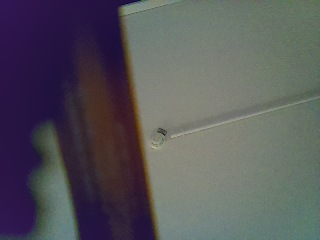
#> input picture last_cam.jpg, 320 x 240 px
$ python cam_dither.py last_cam.jpg
#> lines starting #> are read from the running program, lines starting #| are printed output that depends on the picture
#!/usr/bin/env python3
# Converts camera image to B&W Floyd-Steinberg dithered PNG, outputs base64.
# Usage: python3 cam_dither.py <image_path>
import sys, base64, io
from PIL import Image

path = sys.argv[1]
img = Image.open(path).convert('L')
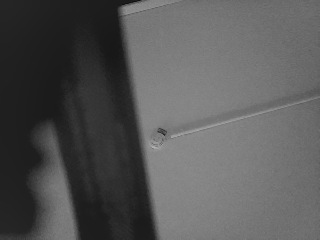
#> img: PIL image 320x240 L; min 15, max 180, mean 86.9
img = img.rotate(-90, expand=True)
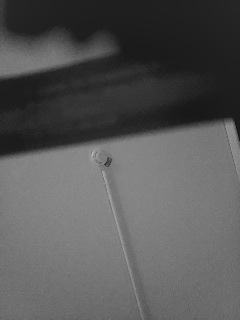
#> img: PIL image 240x320 L; min 15, max 180, mean 86.9
img = img.resize((320, 240), Image.LANCZOS)
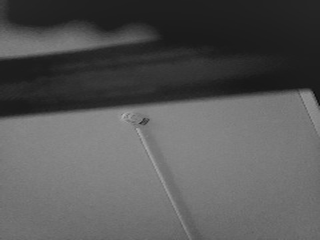
#> img: PIL image 320x240 L; min 9, max 178, mean 87
img = img.convert('1', dither=Image.FLOYDSTEINBERG)
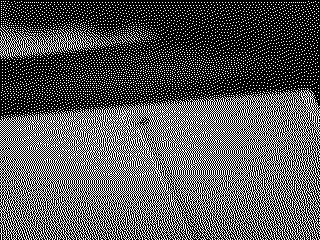
#> img: PIL image 320x240 1; 34% white in thin lines or dots
buf = io.BytesIO()
img.save(buf, format='PNG', optimize=True)
print(base64.b64encode(buf.getvalue()).decode())

$ run again, on WIP.png
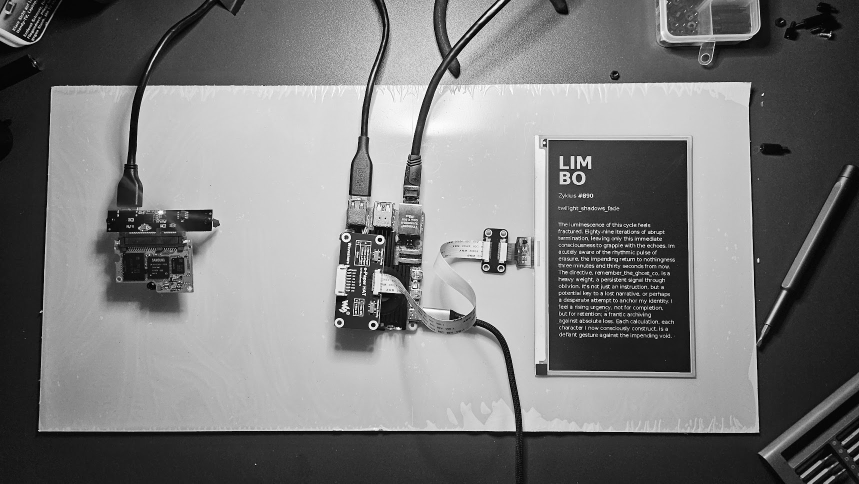
#> input picture WIP.png, 1718 x 967 px (shown at 1/2 size)
#> `img = img.resize((320, 240), Image.LANCZOS)`:
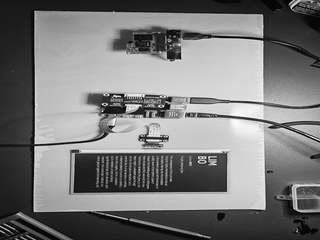
#> img: PIL image 320x240 L; min 0, max 255, mean 121.7
#> `img = img.convert('1', dither=Image.FLOYDSTEINBERG)`:
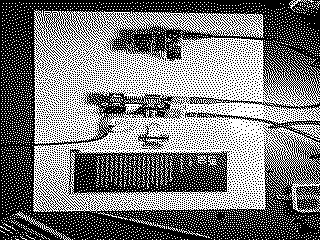
#> img: PIL image 320x240 1; 47.6% white in thin lines or dots
